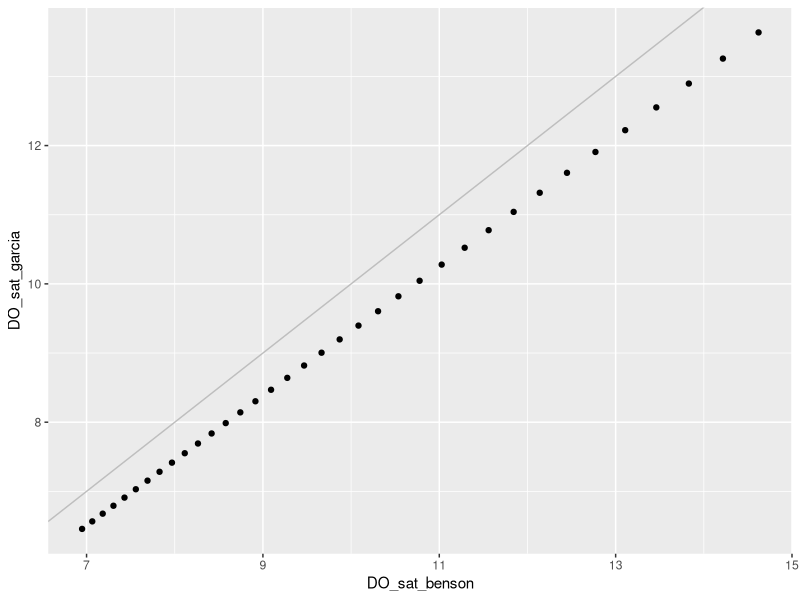

The R source for this figure:
# ==============================================================================
#
# Test difference in DO saturation equation we use and the one stream metabolizer
# uses. Test range in temp 0-35 degrees C. Avg DO = 8.6. Avg BP = 945.2 (709.1 mmHg).
#
# Status: In progress. 
# ==============================================================================
#
# Author: Brieanne Forbes
# 26 January 2024
#
# ==============================================================================

library(tidyverse)

# ============================ create test data frame ==========================

a0<-2.00907
a1<-3.22014
a2<-4.0501
a3<-4.94457
a4<- -0.256847
a5<- 3.88767

data <- tibble(DO = 8.6,
               Temp = 0:35,
               BP = 709.1) %>%
  mutate(Temp_K = Temp + 273.15, 
         DO_sat_benson = (exp(-139.34411 + (1.575701 * 1e5 / Temp_K) - (6.642308 * 1e7 / (Temp_K ^ 2)) +(1.2438 * 1e10 / (Temp_K ^ 3)) - (8.621949 * 1e11 / (Temp_K ^ 4)))),
         DO_sat_perc_benson = (DO / (exp(-139.34411 + (1.575701 * 1e5 / Temp_K) - (6.642308 * 1e7 / (Temp_K ^ 2)) +(1.2438 * 1e10 / (Temp_K ^ 3)) - (8.621949 * 1e11 / (Temp_K ^ 4))))) * 100,
         tstd = log((298.15-Temp) / (273.15 + Temp)),
         u = 10^(8.10765-(1750.286/(235+Temp))),
         DO_sat_garcia = (exp(a0 + a1*tstd + a2*tstd^2 + a3*tstd^3 + a4*tstd^4+a5*tstd^5))*((BP-u)/(760-u))*1.42905,
         DO_sat_perc_garcia = 100 * (DO / DO_sat_garcia))

plot <- ggplot(data = data, aes(x = DO_sat_benson, y = DO_sat_garcia)) +
  geom_point()+
  geom_abline(slope=1, intercept = 0, color = 'grey')
